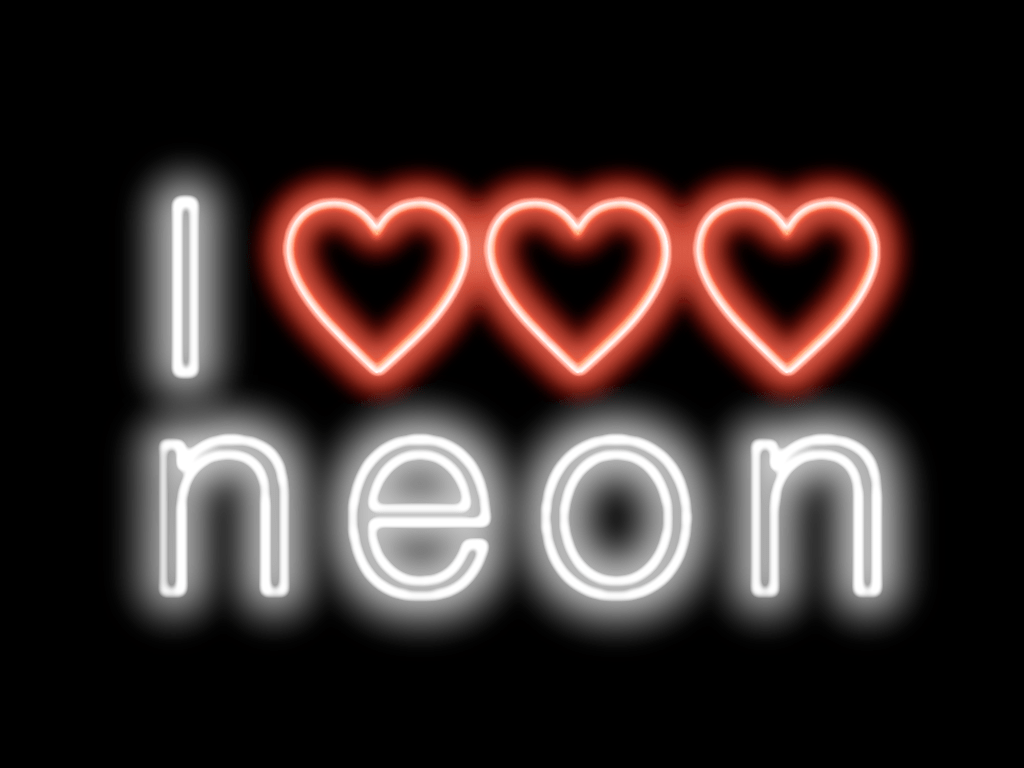
#> input picture Pierres Mappe/neon-text.png, 1024 x 768 px, found by its file name
$ python TemplateMatch.py
#> lines starting #> are read from the running program, lines starting #| are printed output that depends on the picture; after the words box and inside, x2 and y2 are one past the last pixel; in counts of white or black regions, pixels touching at a corner belong together
# Python program to illustrate
# template matching
import cv2
import numpy as np

# Read the main image
img_rgb = cv2.imread('Pierres Mappe/neon-text.png')
#> img_rgb is the input picture: shape (768, 1024, 3); mean B, G, R 40.4, 42.1, 55

# Convert it to grayscale
img_gray = cv2.cvtColor(img_rgb, cv2.COLOR_BGR2GRAY)
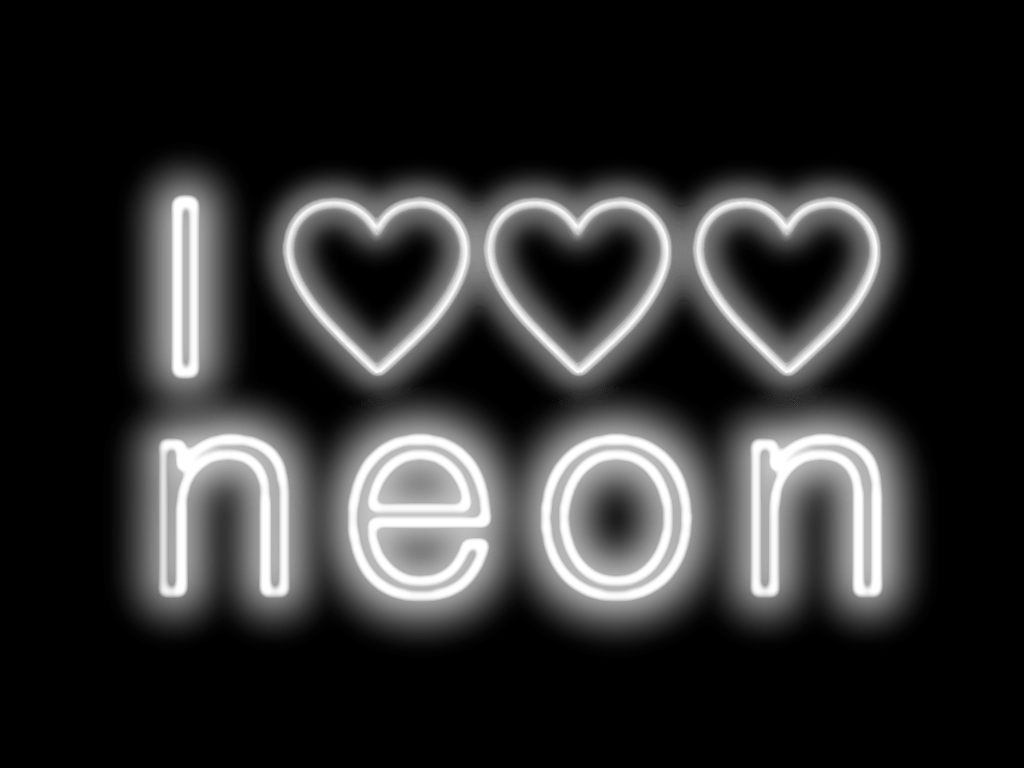
#> img_gray: shape (768, 1024); min 0, max 255, mean 45.8

# Read the template
template = cv2.imread('Pierres Mappe/HeartTemplate.png', 0)
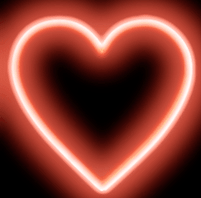
#> input picture Pierres Mappe/HeartTemplate.png, 201 x 198 px, found by its file name
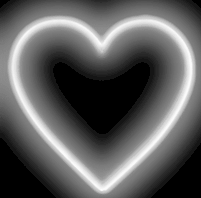
#> template: shape (198, 201); min 0, max 254, mean 93.6

# Store width and height of template in w and h
w, h = template.shape[::-1]
#> w = 201; h = 198

# Perform match operations.
res = cv2.matchTemplate(img_gray, template, cv2.TM_CCOEFF_NORMED)
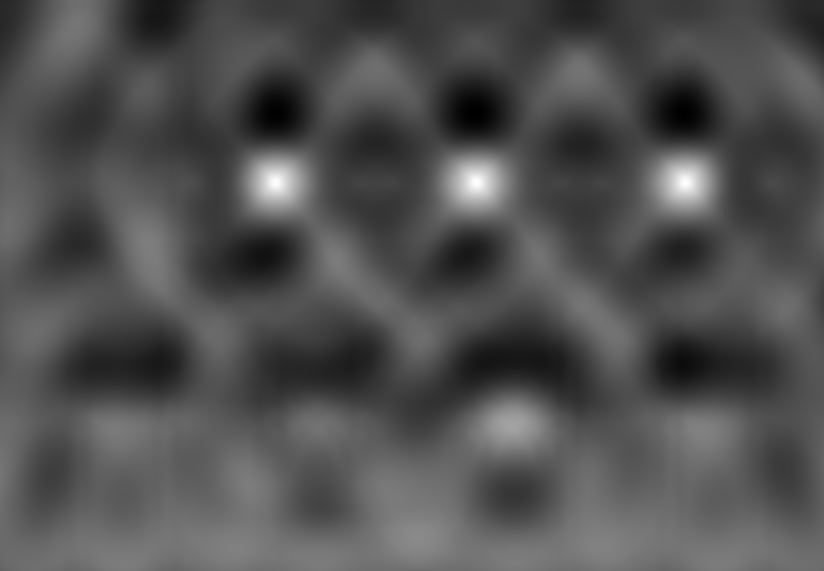
#> res: shape (571, 824) float32; min -0.475, max 0.994, mean -0.00784; drawn with min black and max white

# Specify a threshold
threshold = 0.8

# Store the coordinates of matched area in a numpy array
loc = np.where(res >= threshold)
#> loc = 810 positions, rows 173 to 191, columns 267 to 693

# Draw a rectangle around the matched region.
for pt in zip(*loc[::-1]):
	cv2.rectangle(img_rgb, pt, (pt[0] + w, pt[1] + h), (0, 255, 255), 2)
#> this loop made 810 passes
#> pt on passes 1 to 3: (475, 173), (476, 173), (684, 173)
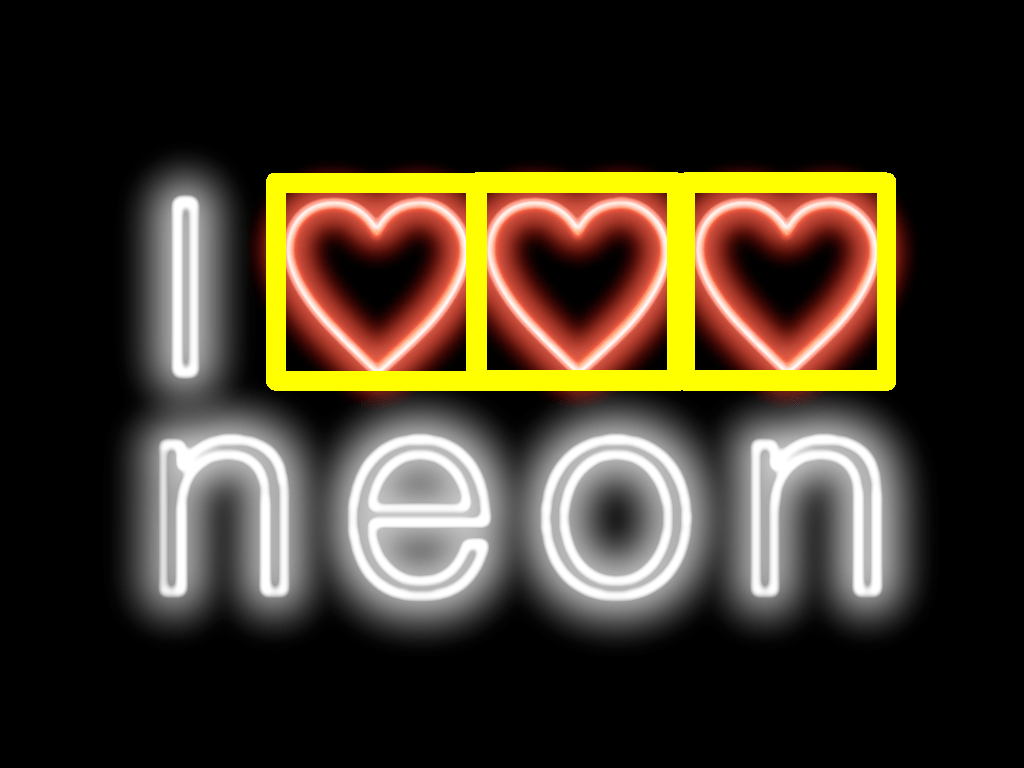
#> img_rgb: shape (768, 1024, 3); 5.28% of pixels changed, all inside (x1, y1, x2, y2) = (266, 172, 896, 391)

# Show the final image with the matched area.
cv2.imshow('Detected', img_rgb)
cv2.waitKey(0)
